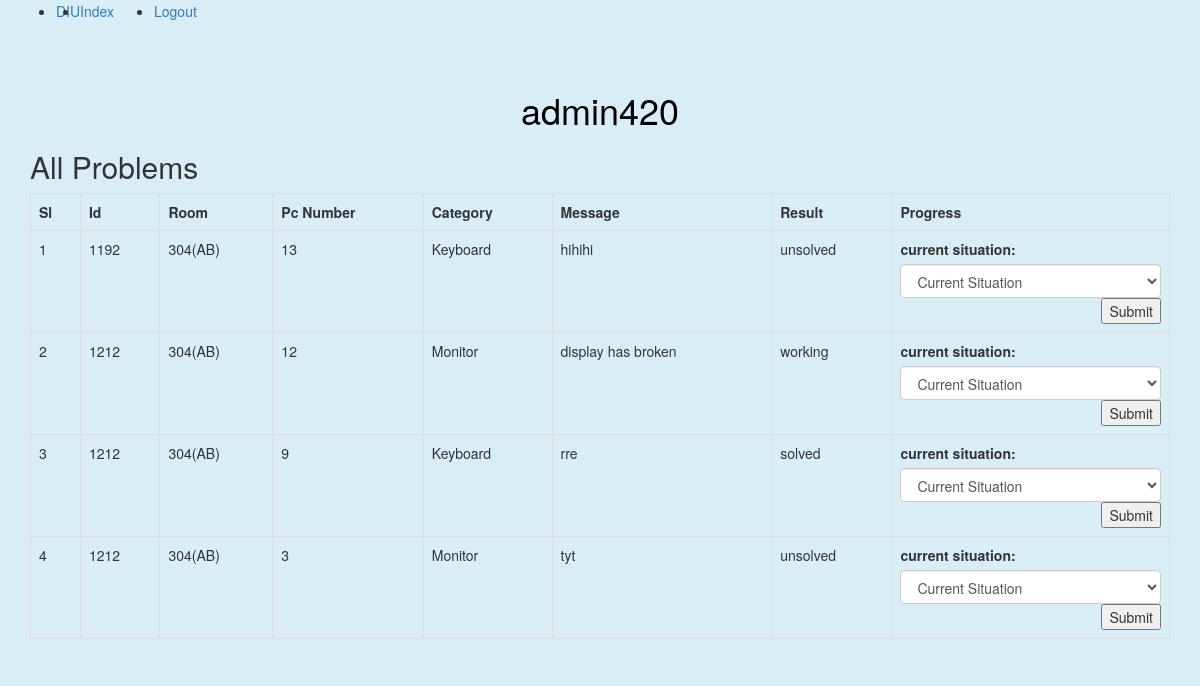
The app's page /index304.php (signed in) with its own data.
### tables this page shows
CREATE TABLE `lab_problem` (
  `no` int(10) NOT NULL,
  `user_id` int(15) NOT NULL,
  `id` varchar(25) NOT NULL,
  `room` varchar(12) NOT NULL,
  `pc` int(15) NOT NULL,
  `hints` varchar(12) NOT NULL,
  `message` text NOT NULL,
  `result` varchar(15) NOT NULL DEFAULT 'unsolved'
);

### Lab.php (called while the page is built, shortened)
<?php
include 'DB.php';
class Lab{
    private $table = 'lab_problem';
    public function read304(){
        $sql = "select * from $this->table WHERE room = '304(AB)' ORDER BY no DESC";
        $stmt = DB::prepare($sql);
        $stmt->execute();
        return $stmt->fetchAll();
    }
}
?>

### DB.php (called while the page is built, shortened)
<?php
class DB
{
    private static $pdo;
    public static function connection()
    {
        if(!isset(self::$pdo)){
            try {
                self::$pdo = new PDO('mysql:host=' . DB_HOST . ';dbname=' . DB_NAME, DB_USER, DB_PASS);
            }catch (PDOException $e){
                echo $e->getMessage();
            }
        }
        return self::$pdo;
    }
    public static function prepare($sql){
        return self::connection()->prepare($sql);
    }
}
?>

### index304.php (the view, shortened to what this page needs)
<?php
include 'header304.php'; ?>
<?php
$lab = new Lab();
?>
    <div class="container">
        <h1 style="text-align: center;color: black">
            <?php
            echo $_SESSION['username'];
            ?>
        </h1>
        <div class="card mt-5">
            <div class="card-header">
                <h2><span>All Problems</span></h2>
            </div>
            <div class="card-body">
                <table class="table table-bordered">
                    <tr>
                        <th>Sl</th>
                        <th>Id</th>
                        <th>Room</th>
                        <th>Pc Number</th>
                        <th>Category</th>
                        <th>Message</th>
                        <th>Result</th>
                        <th>Progress</th>
                    </tr>
                    <?php $i=1;
                    foreach ($lab->read304() as $lb) {?>
                        <tr>
                            <td><?php echo $i; ?></td>
                            <td><?php echo $lb['id']?></td>
                            <td><?php echo $lb['room']?></td>
                            <td><?php echo $lb['pc']?></td>
                            <td><?php echo $lb['hints']?></td>
                            <td><?php echo wordwrap($lb['message'],25,"<br>\n",TRUE)?></td>
                            <td><?php echo $lb['result']?></td>
                            <td>
                                <form action="labController.php" method="post">
                                    <div class="form-group">
                                        <label for="progress">current situation:</label>
                                        <select class="form-control" id="progress" name="progress" style="width: 100%">
                                            <option value="" selected>Current Situation</option>
                                        </select>
                                        <button type="submit" class="btn-secondary" name="update304" style="float: right">Submit</button>
                                </form>
                            </td>
                        </tr>
                        <?php
                        $i++;
                    }?>
                </table>
            </div>
        </div>
    </div>
<?php include 'footer.php'; ?>

### records on screen
lab_problem: id "1192", room "304(AB)", pc "13", hints "Keyboard", message "hihihi", result "unsolved"
lab_problem: id "1212", room "304(AB)", pc "12", hints "Monitor", message "display has broken", result "working"
lab_problem: id "1212", room "304(AB)", pc "9", hints "Keyboard", message "rre", result "solved"
lab_problem: id "1212", room "304(AB)", pc "3", hints "Monitor", message "tyt", result "unsolved"

### other values on screen
$_SESSION['username'] "admin420"
